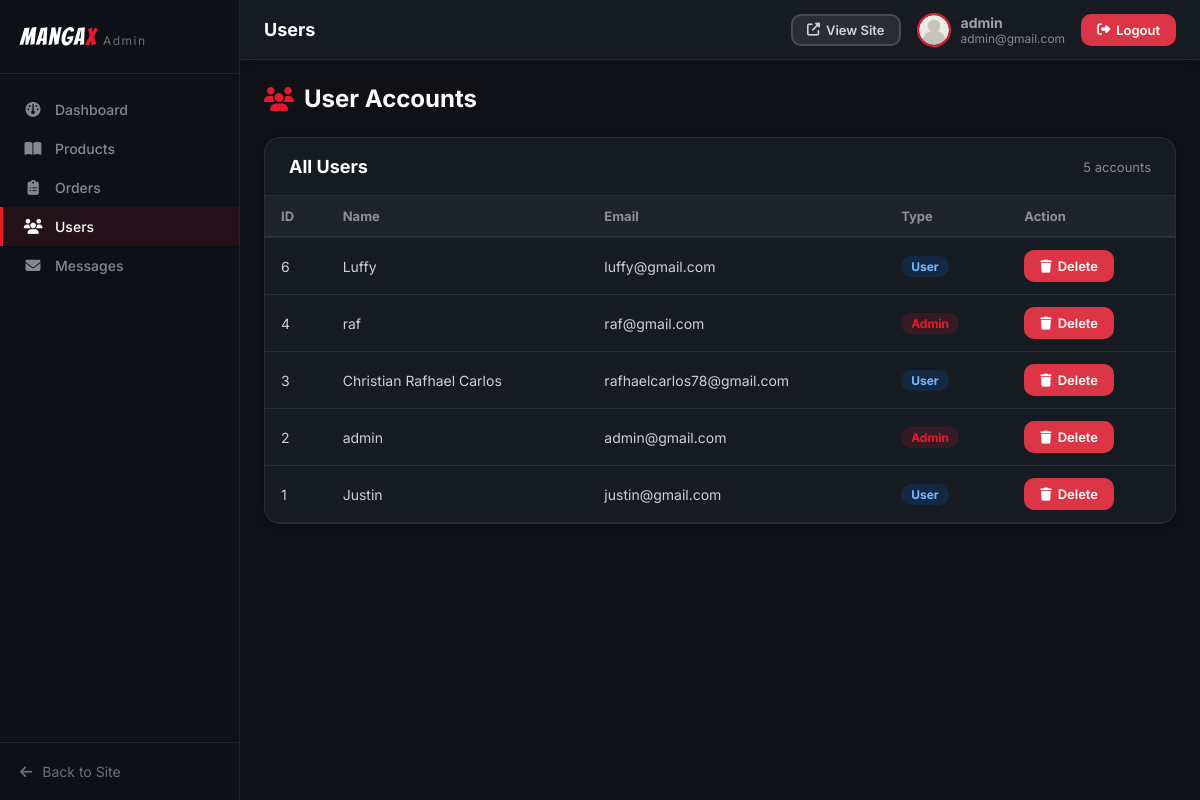
Screenshot of /admin_users.php (signed in) with the database file from the repository.
### tables this page shows
CREATE TABLE `users` (
  `id` int(100) NOT NULL,
  `name` varchar(100) NOT NULL,
  `email` varchar(100) NOT NULL,
  `password` varchar(100) NOT NULL,
  `user_type` varchar(20) NOT NULL DEFAULT 'user'
);

### config.php (called while the page is built, shortened)
<?php
function e($str)
{
    return htmlspecialchars((string) $str, ENT_QUOTES, 'UTF-8');
}
?>

### admin_users.php (the view, shortened to what this page needs)
<?php
include 'config.php';
?>
<?php include 'admin_header.php'; ?>
<h1 class="page-title"><i class="fas fa-users"></i> User Accounts</h1>
<?php
$users = mysqli_query($conn, "SELECT * FROM `users` ORDER BY id DESC");
if (mysqli_num_rows($users) > 0):
   ?>
   <div class="admin-card">
      <div class="admin-card-header">
         <h2>All Users</h2>
         <span style="font-size:1.3rem;color:var(--gray-500);"><?php echo mysqli_num_rows($users); ?> accounts</span>
      </div>
      <div class="table-wrap">
         <table class="data-table">
            <thead>
               <tr>
                  <th>ID</th>
                  <th>Name</th>
                  <th>Email</th>
                  <th>Type</th>
                  <th>Action</th>
               </tr>
            </thead>
            <tbody>
               <?php
               mysqli_data_seek($users, 0);
               while ($u = mysqli_fetch_assoc($users)):
                  ?>
                  <tr>
                     <td><?php echo $u['id']; ?></td>
                     <td><?php echo e($u['name']); ?></td>
                     <td><?php echo e($u['email']); ?></td>
                     <td>
                        <span class="badge badge-<?php echo $u['user_type'] === 'admin' ? 'admin' : 'user'; ?>">
                           <?php echo e($u['user_type']); ?>
                        </span>
                     </td>
                     <td>
                        <a href="admin_users.php?delete=<?php echo $u['id']; ?>" class="btn btn-danger btn-sm"
                           data-confirm="Delete this user permanently?">
                           <i class="fas fa-trash"></i> Delete
                        </a>
                     </td>
                  </tr>
               <?php endwhile; ?>
            </tbody>
         </table>
      </div>
   </div>
<?php endif; ?>
<?php include 'admin_footer.php'; ?>

### css/admin_style.css (style rules this page uses)
:root { --ink: #0d0d0d; --crimson: #e8192c; --crimson-d: #b5101e; --gold: #f5a623; --white: #ffffff; --gray-100: #f0ece8; --gray-200: #e0dcd8; --gray-300: #d0cac4; --gray-500: #8a8a8a; --gray-700: #4a4a4a; --sidebar-bg:#0d1117; --sidebar-w: 240px; --header-h: 60px; --admin-bg: #0f1117; --card-bg: #161b22; --border: rgba(255,255,255,.08); --shadow-sm: 0 2px 8px rgba(0,0,0,.3); --shadow-md: 0 4px 20px rgba(0,0,0,.4); --radius: 10px; --radius-lg: 16px; --transition:.22s ease; }
*, *::before, *::after { box-sizing: border-box; margin: 0; padding: 0; }
html { font-size: 62.5%; overflow-x: hidden; }
body { font-family: 'Inter', sans-serif; font-size: 1.5rem; background: var(--admin-bg); color: rgba(255,255,255,.87); }
a { text-decoration: none; color: inherit; }
.admin-card { background: var(--card-bg); border-radius: var(--radius-lg); box-shadow: var(--shadow-sm); border: 1px solid var(--border); overflow: hidden; }
.admin-card-header { padding: 1.8rem 2.4rem; border-bottom: 1px solid var(--border); display: flex; align-items: center; justify-content: space-between; gap: 1rem; }
.admin-card-header h2 { font-size: 1.8rem; font-weight: 700; color: var(--white); }
.btn, .btn-outline, .btn-gold, .btn-danger, .btn-secondary { display: inline-flex; align-items: center; gap: .6rem; padding: .9rem 2rem; border-radius: var(--radius); font-size: 1.4rem; font-weight: 600; cursor: pointer; border: 2px solid transparent; transition: var(--transition); white-space: nowrap; }
.btn { background: var(--crimson); color: var(--white); border-color: var(--crimson); }
.btn-danger { background: #dc3545; color: var(--white); border-color: #dc3545; }
.btn-sm { padding: .6rem 1.4rem; font-size: 1.3rem; }
.data-table { width: 100%; border-collapse: collapse; }
.data-table th { text-align: left; padding: 1.2rem 1.6rem; background: rgba(255,255,255,.04); font-size: 1.3rem; font-weight: 700; color: rgba(255,255,255,.5); border-bottom: 2px solid var(--border); white-space: nowrap; }
.data-table td { padding: 1.2rem 1.6rem; font-size: 1.4rem; color: rgba(255,255,255,.8); border-bottom: 1px solid var(--border); vertical-align: middle; }
.table-wrap { overflow-x: auto; }
.badge { display: inline-block; padding: .3rem 1rem; border-radius: 99px; font-size: 1.2rem; font-weight: 700; text-transform: capitalize; white-space: nowrap; }
.badge-admin { background: rgba(232,25,44,.15); color: var(--crimson); }
.badge-user { background: rgba(0,123,255,.15); color: #74b9ff; }
.page-title { font-size: 2.4rem; font-weight: 700; color: var(--white); margin-bottom: 2.4rem; display: flex; align-items: center; gap: 1rem; }
.page-title i { color: var(--crimson); }

### rows the page displays
users: id "6", name "Luffy", email "luffy@gmail.com", user_type "User"
users: id "4", name "raf", email "raf@gmail.com", user_type "Admin"
users: id "3", name "Christian Rafhael Carlos", email "rafhaelcarlos78@gmail.com", user_type "User"
users: id "2", name "admin", email "admin@gmail.com", user_type "Admin"
users: id "1", name "Justin", email "justin@gmail.com", user_type "User"

### other values shown
$label "Dashboard"
$label "Products"
$label "Orders"
$label "Users"
$label "Messages"
$adminNav[$_currentAdminPage][1] "Users"
$_aname "admin"
$_aemail "admin@gmail.com"
mysqli_num_rows($users) "5"
